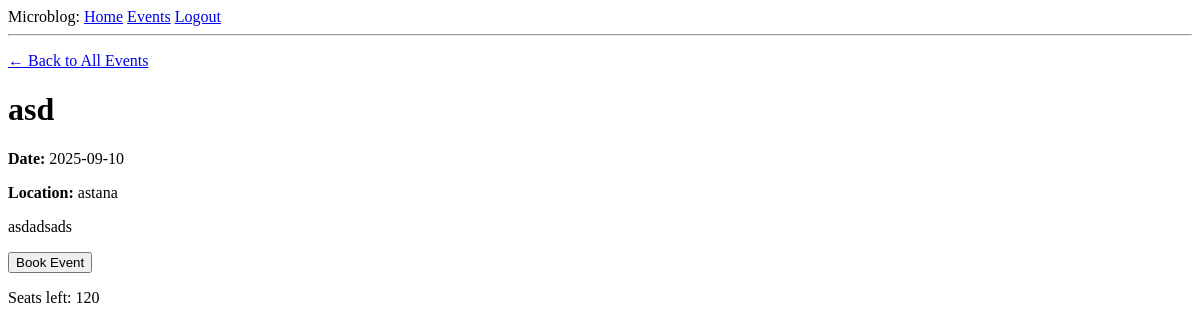
Before: /event/2 (signed in) with the older database file.
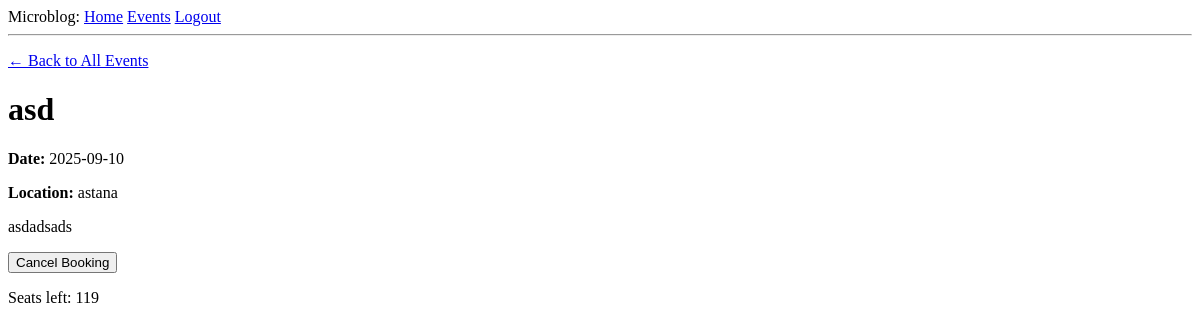
After: the same page with the newer database file.
### app/models.py (models this page shows, shortened)
class Event(db.Model):
    event_id: so.Mapped[int] = so.mapped_column(primary_key=True)
    title: so.Mapped[str] = so.mapped_column(sa.String(128), index=True, unique=True)
    description: so.Mapped[str] = so.mapped_column(sa.String(256), index=True)
    date: so.Mapped[datetime.date] = so.mapped_column(sa.Date)
    location: so.Mapped[str] = so.mapped_column(sa.String(30))
    total_seats: so.Mapped[int] = so.mapped_column()
    seats_left: so.Mapped[int] = so.mapped_column(default=0)
    created_by: so.Mapped[str] = so.mapped_column(sa.String(64))
    bookings: so.Mapped[list["Booking"]] = so.relationship(back_populates="event",
                                                           cascade="all, delete-orphan")

### app/routes.py (the view)
@app.route('/event/<int:event_id>')
def event_detail(event_id):
    event = Event.query.get_or_404(event_id)
    is_booked = Booking.query.filter_by(
        user_id=current_user.id, event_id=event_id
    ).first() is not None
    return render_template('event_detail.html', event=event, is_booked=is_booked)

### app/models.py (called while the page is built)
@login.user_loader
def load_user(id):
    return db.session.get(User, int(id))

### app/templates/event_detail.html
{% extends "base.html" %}
{% block content %}
    <p><a href="{{ url_for('events') }}">← Back to All Events</a></p>
    <h1>{{ event.title }}</h1>
    <p><strong>Date:</strong> {{ event.date }}</p>
    <p><strong>Location:</strong> {{ event.location }}</p>
    <p>{{ event.description }}</p>
    {% if is_booked %}
    <form action="{{ url_for('cancel_booking', event_id=event.event_id) }}" method="post">
        <button type="submit">Cancel Booking</button>
    </form>
    {% else %}
    <form action="{{ url_for('book_event', event_id=event.event_id) }}" method="post">
        <button type="submit">Book Event</button>
    </form>
    {% endif %}
    <p>Seats left: {{ event.seats_left }}</p>
{% endblock %}

### app/templates/base.html (shortened to what this page needs)
<!doctype html>
<html>
    <head>
    </head>
    <body>
        <div>
            Microblog:
            <a href="{{ url_for('index') }}">Home</a>
            <a href="{{ url_for('events') }}">Events</a>
            {% if current_user.is_anonymous %}
            <a href="{{ url_for('login') }}">Login</a>
            {% else %}
            <a href="{{ url_for('logout') }}">Logout</a>
            {% endif %}
        </div>
        <hr>
        {% block content %}{% endblock %}
    </body>
</html>

Changed rows visible on the page:
changed Event "asd": seats_left "120" → "119"
Other visible differences:
text no longer shown: "Book Event"
text now shown: "Cancel Booking"
